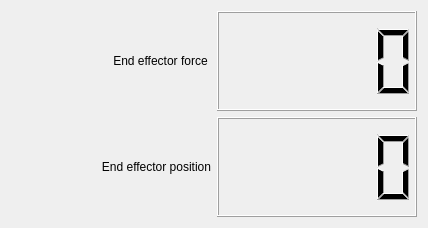
   <widget class="QWidget" name="layoutWidget_2">
    <property name="geometry">
     <rect>
      <x>80</x>
      <y>450</y>
      <width>411</width>
      <height>211</height>
     </rect>
    </property>
    <layout class="QGridLayout" name="gridLayout_6">
     <item row="2" column="0">
      <widget class="QLabel" name="label_8">
       <property name="minimumSize">
        <size>
         <width>200</width>
         <height>100</height>
        </size>
       </property>
       <property name="maximumSize">
        <size>
         <width>200</width>
         <height>100</height>
        </size>
       </property>
       <property name="text">
        <string>End effector force </string>
       </property>
       <property name="alignment">
        <set>Qt::AlignRight|Qt::AlignTrailing|Qt::AlignVCenter</set>
       </property>
      </widget>
     </item>
     <item row="3" column="0" rowspan="2">
      <widget class="QLabel" name="label_9">
       <property name="minimumSize">
        <size>
         <width>200</width>
         <height>100</height>
        </size>
       </property>
       <property name="maximumSize">
        <size>
         <width>200</width>
         <height>100</height>
        </size>
       </property>
       <property name="text">
        <string>End effector position</string>
       </property>
       <property name="alignment">
        <set>Qt::AlignRight|Qt::AlignTrailing|Qt::AlignVCenter</set>
       </property>
      </widget>
     </item>
     <item row="2" column="1">
      <widget class="QLCDNumber" name="end_effector_force_feedback_lcd">
       <property name="minimumSize">
        <size>
         <width>200</width>
         <height>100</height>
        </size>
       </property>
       <property name="maximumSize">
        <size>
         <width>200</width>
         <height>100</height>
        </size>
       </property>
      </widget>
     </item>
     <item row="3" column="1" rowspan="2">
      <widget class="QLCDNumber" name="end_effector_pos_feedback_lcd">
       <property name="minimumSize">
        <size>
         <width>200</width>
         <height>100</height>
        </size>
       </property>
       <property name="maximumSize">
        <size>
         <width>200</width>
         <height>100</height>
        </size>
       </property>
      </widget>
     </item>
    </layout>
   </widget>
